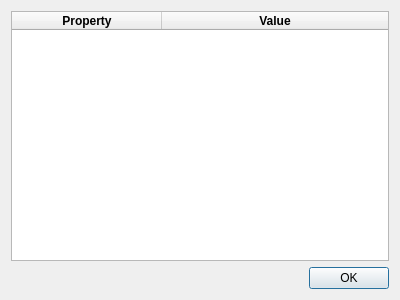
<?xml version="1.0" encoding="UTF-8"?>
<ui version="4.0">
 <class>InformationDialog</class>
 <widget class="QDialog" name="InformationDialog">
  <property name="windowModality">
   <enum>Qt::NonModal</enum>
  </property>
  <property name="geometry">
   <rect>
    <x>0</x>
    <y>0</y>
    <width>400</width>
    <height>300</height>
   </rect>
  </property>
  <property name="windowTitle">
   <string>Information</string>
  </property>
  <property name="modal">
   <bool>false</bool>
  </property>
  <layout class="QVBoxLayout" name="verticalLayout">
   <item>
    <widget class="QTreeWidget" name="treeWidgetProperty">
     <property name="alternatingRowColors">
      <bool>true</bool>
     </property>
     <property name="allColumnsShowFocus">
      <bool>false</bool>
     </property>
     <attribute name="headerDefaultSectionSize">
      <number>150</number>
     </attribute>
     <column>
      <property name="text">
       <string notr="true">Property</string>
      </property>
      <property name="font">
       <font>
        <weight>75</weight>
        <bold>true</bold>
       </font>
      </property>
      <property name="textAlignment">
       <set>AlignHCenter|AlignVCenter|AlignCenter</set>
      </property>
     </column>
     <column>
      <property name="text">
       <string>Value</string>
      </property>
      <property name="font">
       <font>
        <weight>75</weight>
        <bold>true</bold>
       </font>
      </property>
      <property name="textAlignment">
       <set>AlignHCenter|AlignVCenter|AlignCenter</set>
      </property>
     </column>
    </widget>
   </item>
   <item>
    <widget class="QDialogButtonBox" name="buttonBox">
     <property name="standardButtons">
      <set>QDialogButtonBox::Ok</set>
     </property>
    </widget>
   </item>
  </layout>
 </widget>
 <resources/>
 <connections>
  <connection>
   <sender>buttonBox</sender>
   <signal>accepted()</signal>
   <receiver>InformationDialog</receiver>
   <slot>close()</slot>
   <hints>
    <hint type="sourcelabel">
     <x>199</x>
     <y>279</y>
    </hint>
    <hint type="destinationlabel">
     <x>199</x>
     <y>149</y>
    </hint>
   </hints>
  </connection>
 </connections>
</ui>
